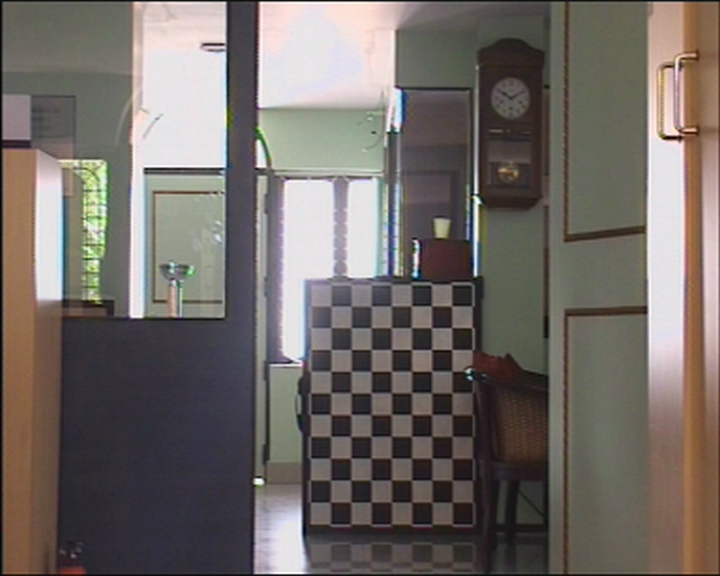
#> input picture cpp/eo.bmp, 720 x 576 px
$ python pyramidal_fusion_example.py
#> lines starting #> are read from the running program, lines starting #| are printed output that depends on the picture
import cv2
import numpy as np

img1 = cv2.imread("./cpp/eo.bmp")
#> img1 is the input picture: shape (576, 720, 3); mean B, G, R 102.3, 106.9, 113.8
img1 = cv2.resize(img1, (1000, 1000))
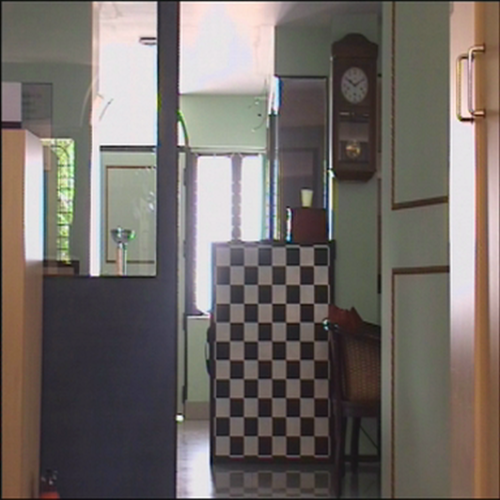
#> img1: shape (1000, 1000, 3) (shown at 1/2 size); mean B, G, R 102.2, 106.8, 113.7
img2 = cv2.imread("./cpp/ir.bmp")
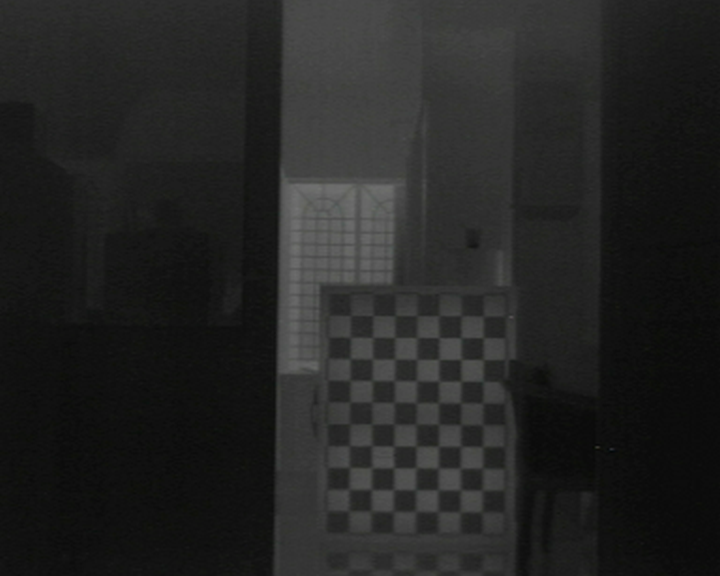
#> input picture cpp/ir.bmp, 720 x 576 px
#> img2 is the input picture: shape (576, 720, 3); mean B, G, R 35.7, 36.3, 36
img2 = cv2.resize(img2, (1000, 1000))
#> img2: shape (1000, 1000, 3)
footbase_ball = np.hstack((img1[:, :500], img2[:, 500:]))
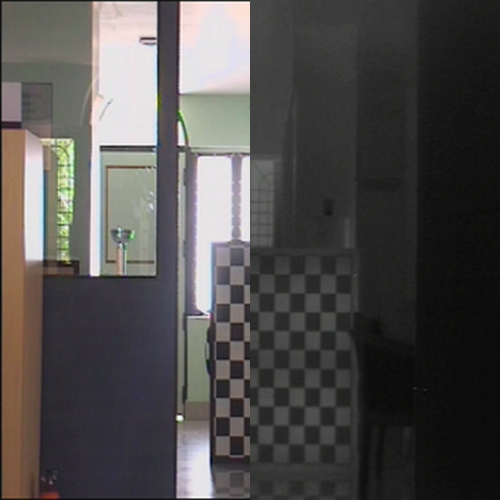
#> footbase_ball: shape (1000, 1000, 3) (shown at 1/2 size); mean B, G, R 76.7, 77.8, 80.3
# Gaussian Pyramid 1
layer = img1.copy()
gaussian_pyramid = [layer]
for i in range(6):
    layer = cv2.pyrDown(layer)
    gaussian_pyramid.append(layer)
#> after the loop, gaussian_pyramid = 7 items
# Laplacian Pyramid 1
layer = gaussian_pyramid[5]
laplacian_pyramid = [layer]
for i in range(5, 0, -1):
    size = (gaussian_pyramid[i - 1].shape[1], gaussian_pyramid[i - 1].shape[0])
    gaussian_expanded = cv2.pyrUp(gaussian_pyramid[i], dstsize=size)
    laplacian = cv2.subtract(gaussian_pyramid[i - 1], gaussian_expanded)
    laplacian_pyramid.append(laplacian)
#> after the loop, laplacian_pyramid = 6 items
# Gaussian Pyramid 2
layer = img2.copy()
gaussian_pyramid2 = [layer]
for i in range(6):
    layer = cv2.pyrDown(layer)
    gaussian_pyramid2.append(layer)
#> this loop made 6 passes
#> pass 1, `layer = cv2.pyrDown(layer)`:
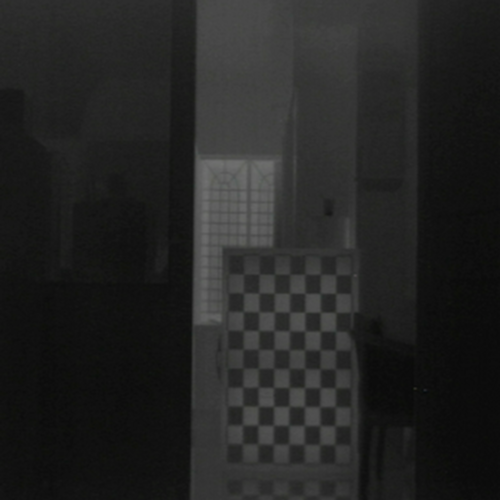
#> layer: shape (500, 500, 3); mean B, G, R 35.6, 36.2, 36
#> after the loop, gaussian_pyramid2 = 7 items
# Laplacian Pyramid 2
layer = gaussian_pyramid2[5]
#> layer: shape (32, 32, 3)
laplacian_pyramid2 = [layer]
for i in range(5, 0, -1):
    size = (gaussian_pyramid2[i - 1].shape[1], gaussian_pyramid2[i - 1].shape[0])
    gaussian_expanded = cv2.pyrUp(gaussian_pyramid2[i], dstsize=size)
    laplacian = cv2.subtract(gaussian_pyramid2[i - 1], gaussian_expanded)
    laplacian_pyramid2.append(laplacian)
#> after the loop, laplacian_pyramid2 = 6 items
# Laplacian Pyramid Footbase_ball
footbase_ball_pyramid = []
n = 0
for img1_lap, img2_lap in zip(laplacian_pyramid, laplacian_pyramid2):
    n += 1
    cols, rows, ch = img1_lap.shape
    laplacian = np.hstack((img1_lap[:, 0:int(cols / 2)], img2_lap[:, int(cols / 2):]))
    footbase_ball_pyramid.append(laplacian)
#> this loop made 6 passes
#> (cols, rows) on passes 1 to 6: (32, 32), (63, 63), (125, 125), (250, 250), (500, 500), (1000, 1000)
#> pass 1, `laplacian = np.hstack((img1_lap[:, 0:int(cols / 2)], img2_lap[:, int(c..`:
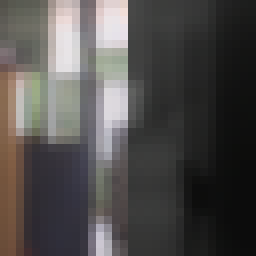
#> laplacian: shape (32, 32, 3) (shown 8 times larger); mean of channels 0, 1, 2 76.1, 77.5, 80.3; drawn as B, G, R
#> pass 3, `laplacian = np.hstack((img1_lap[:, 0:int(cols / 2)], img2_lap[:, int(c..`:
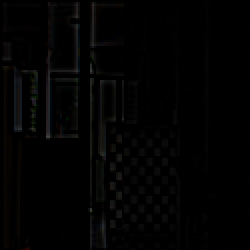
#> laplacian: shape (125, 125, 3) (shown 2 times larger); mean of channels 0, 1, 2 2.3, 2.5, 2.5; drawn as B, G, R
#> after the loop, footbase_ball_pyramid = 6 items; n = 6
# Reconstructed Footbase_ball
footbase_ball_reconstructed = footbase_ball_pyramid[0]
for i in range(1, 6):
    size = (footbase_ball_pyramid[i].shape[1], footbase_ball_pyramid[i].shape[0])
    footbase_ball_reconstructed = cv2.pyrUp(footbase_ball_reconstructed, dstsize=size)
    footbase_ball_reconstructed = cv2.add(footbase_ball_pyramid[i], footbase_ball_reconstructed)
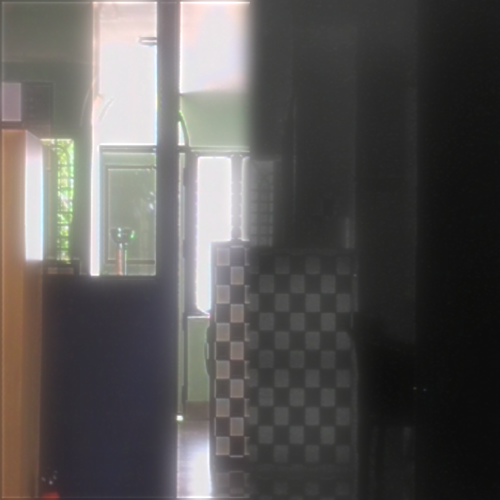
#> footbase_ball_reconstructed: shape (1000, 1000, 3) (shown at 1/2 size); mean of channels 0, 1, 2 85.4, 86.9, 89.5; drawn as B, G, R
cv2.imshow("Footbase ball reconstructed", footbase_ball_reconstructed)
cv2.imshow("Footbase ball", footbase_ball)
# cv2.imshow("img1", img1)
# cv2.imshow("img2", img2)
cv2.waitKey(0)
cv2.destroyAllWindows()
